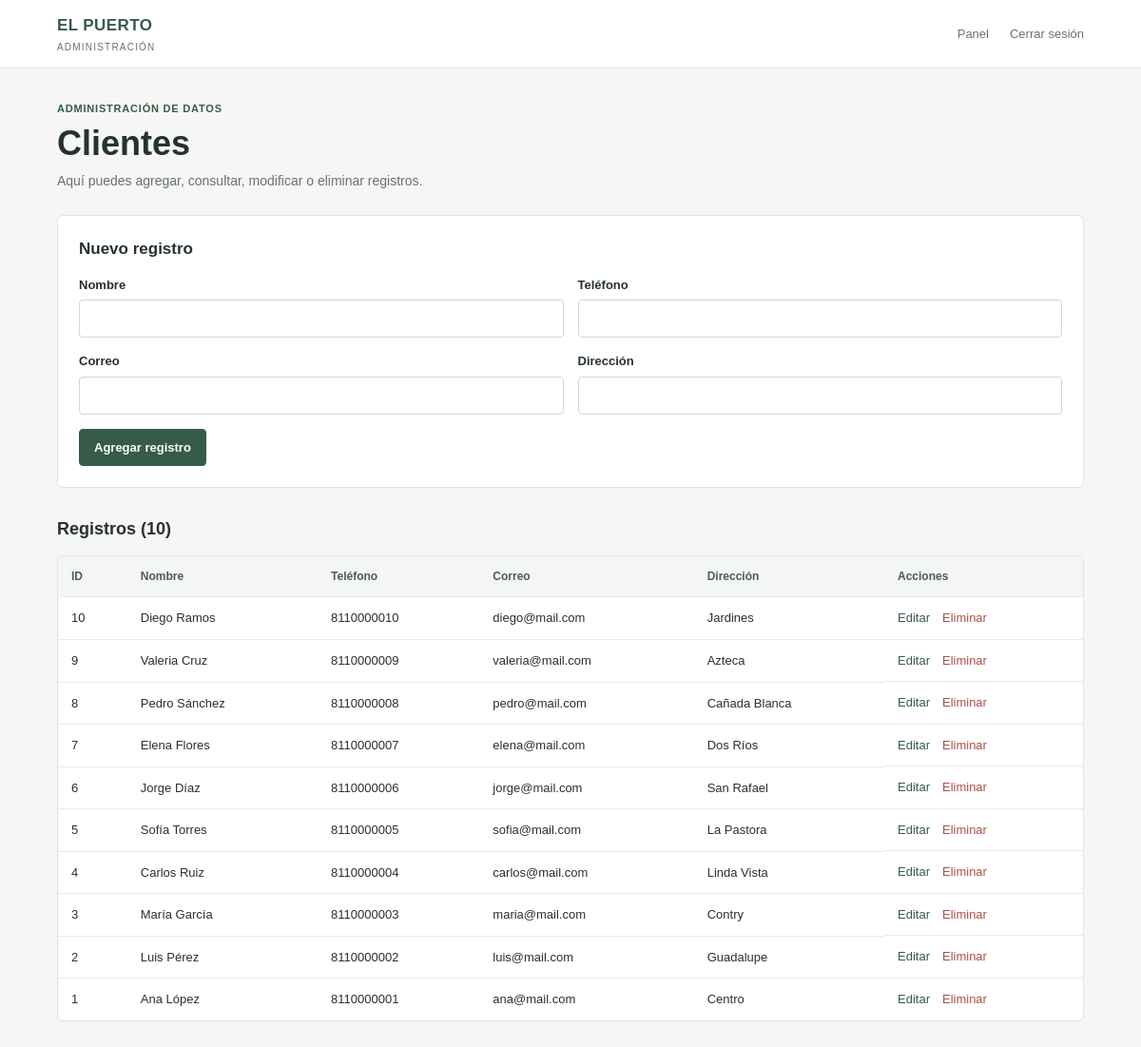
Page /admin/modulo.php (signed in) on the committed database.
### tables this page shows
CREATE TABLE clientes (
     
     
    id INT AUTO_INCREMENT PRIMARY KEY,
     
     
    nombre VARCHAR(120) NOT NULL,
     
     
    telefono VARCHAR(20),
     
     
    correo VARCHAR(120),
     
     
    direccion VARCHAR(180)
);

### admin/modulo.php (the view, shortened to what this page needs)
<?php
require_once "../config/conexion.php";
$modulos = [
    "clientes" => [
        "titulo" => "Clientes",
        "tabla" => "clientes",
        "campos" => [
            "nombre" => "Nombre",
            "telefono" => "Teléfono",
            "correo" => "Correo",
            "direccion" => "Dirección"
        ],
        "columnas" => ["nombre", "telefono", "correo", "direccion"],
        "obligatorios" => ["nombre"]
    ],
    "proveedores" => [
        "titulo" => "Proveedores",
        "tabla" => "proveedores",
        "campos" => [
            "nombre" => "Nombre",
            "telefono" => "Teléfono",
            "correo" => "Correo",
            "producto" => "Producto que suministra"
        ],
        "columnas" => ["nombre", "telefono", "correo", "producto"],
        "obligatorios" => ["nombre"]
    ],
    "almacen" => [
        "titulo" => "Almacén",
        "tabla" => "almacen",
        "campos" => [
            "producto" => "Producto",
            "categoria" => "Categoría",
            "existencia" => "Existencia",
            "unidad" => "Unidad",
            "costo" => "Costo"
        ],
        "columnas" => ["producto", "categoria", "existencia", "unidad", "costo"],
        "obligatorios" => ["producto", "existencia", "costo"]
    ],
    "facturacion" => [
        "titulo" => "Facturación",
        "tabla" => "facturacion",
        "campos" => [
            "cliente_id" => "ID del cliente",
            "rfc" => "RFC",
            "razon_social" => "Razón social",
            "codigo_postal" => "Código postal",
            "uso_cfdi" => "Uso CFDI",
            "total" => "Total",
            "estado" => "Estado"
        ],
        "columnas" => [
            "cliente_id", "rfc", "razon_social",
            "codigo_postal", "uso_cfdi", "total", "estado"
        ],
        "obligatorios" => [
            "cliente_id", "rfc", "razon_social",
            "codigo_postal", "total"
        ]
    ]
];
$nombreModulo = $_GET["tabla"] ?? "clientes";
$modulo = $modulos[$nombreModulo];
$titulo = $modulo["titulo"];
$tabla = $modulo["tabla"];
$campos = $modulo["campos"];
$columnas = $modulo["columnas"];
$obligatorios = $modulo["obligatorios"];
$registroEditar = null;
$consulta = $conexion->query("SELECT * FROM $tabla ORDER BY id DESC");
$registros = $consulta->fetchAll(PDO::FETCH_ASSOC);
?>
<!DOCTYPE html>
<html lang="es">
<head>
    <link rel="stylesheet" href="../assets/css/estilos.css">
</head>
<body>
    <header class="topbar">
        <a class="logo-admin" href="panel.php">
            EL PUERTO
            <small>ADMINISTRACIÓN</small>
        </a>
        <nav>
            <a href="panel.php">Panel</a>
            <a href="index.php?salir=1">Cerrar sesión</a>
        </nav>
    </header>
    <main class="wrap">
        <p class="eyebrow">ADMINISTRACIÓN DE DATOS</p>
        <h1><?= htmlspecialchars($titulo) ?></h1>
        <p class="intro">Aquí puedes agregar, consultar, modificar o eliminar registros.</p>
        <form class="panel-contenido" method="POST">
            <h2><?= $registroEditar ? "Editar registro" : "Nuevo registro" ?></h2>
            <div class="form-grid">
                <?php foreach ($campos as $campo => $etiqueta): ?>
                    <label>
                        <?= htmlspecialchars($etiqueta) ?>
                        <?php if ($campo === "estado"): ?>
                            <select name="estado">
                                <?php foreach (["Pendiente", "Solicitada", "Emitida"] as $estado): ?>
                                    <option value="<?= $estado ?>"
                                        <?= ($registroEditar["estado"] ?? "Pendiente") === $estado ? "selected" : "" ?>>
                                        <?= $estado ?>
                                    </option>
                                <?php endforeach; ?>
                            </select>
                        <?php else: ?>
                        <?php
                            $tipo = "text";
                            $paso = "1";
                            ?>
                            <input
                                type="<?= $tipo ?>"
                                name="<?= $campo ?>"
                                value="<?= htmlspecialchars((string) ($registroEditar[$campo] ?? "")) ?>"
                                step="<?= $paso ?>"
                                <?= in_array($campo, $obligatorios, true) ? "required" : "" ?>
                                <?= $campo === "cliente_id" ? 'min="1"' : "" ?>
                                <?= $campo === "existencia" || $campo === "costo" || $campo === "total" ? 'min="0"' : "" ?>
                                <?= $campo === "rfc" ? 'maxlength="13"' : "" ?>
                                <?= $campo === "codigo_postal" ? 'maxlength="5"' : "" ?>
                            >
                        <?php endif; ?>
                    </label>
                <?php endforeach; ?>
            </div>
            <button class="boton-principal" type="submit">
                <?= $registroEditar ? "Guardar cambios" : "Agregar registro" ?>
            </button>
        </form>
        <h2 class="section-title">Registros (<?= count($registros) ?>)</h2>
        <div class="table-box">
            <table>
                <thead>
                    <tr>
                        <th>ID</th>
                        <?php foreach ($campos as $etiqueta): ?>
                            <th><?= htmlspecialchars($etiqueta) ?></th>
                        <?php endforeach; ?>
                        <th>Acciones</th>
                    </tr>
                </thead>
                <tbody>
                    <?php foreach ($registros as $registro): ?>
                        <tr>
                            <td><?= (int) $registro["id"] ?></td>
                            <?php foreach ($columnas as $columna): ?>
                                <td><?= htmlspecialchars((string) ($registro[$columna] ?? "")) ?></td>
                            <?php endforeach; ?>
                            <td class="acciones">
                                <a href="modulo.php?tabla=<?= urlencode($nombreModulo) ?>&editar=<?= (int) $registro["id"] ?>">
                                    Editar
                                </a>
                                <form
                                    method="POST"
                                    class="inline-form"
                                    onsubmit="return confirm('¿Seguro que quieres eliminar este registro?')"
                                >
                                    <button class="danger-link" type="submit">Eliminar</button>
                                </form>
                            </td>
                        </tr>
                    <?php endforeach; ?>
                </tbody>
            </table>
        </div>
    </main>
</body>
</html>

### assets/css/estilos.css (style rules this page uses)
* { box-sizing: border-box; }
:root { --fondo: #f6f7f5; --blanco: #ffffff; --texto: #26332d; --texto-suave: #68736d; --verde: #365b49; --verde-hover: #294938; --verde-claro: #edf3ef; --borde: #dfe5e0; --rojo: #a94f48; }
body { margin: 0; font-family: Arial, Helvetica, sans-serif; background: var(--fondo); color: var(--texto); line-height: 1.5; }
a { color: inherit; text-decoration: none; }
button, input, select, textarea { font: inherit; }
.topbar, .barra { min-height: 68px; padding: 14px max(5%, calc((100% - 1120px) / 2)); display: flex; align-items: center; justify-content: space-between; gap: 20px; background: var(--blanco); border-bottom: 1px solid var(--borde); }
.logo-admin, .marca { display: flex; flex-direction: column; color: var(--verde); font-size: 17px; font-weight: 700; letter-spacing: .4px; }
.logo-admin small, .marca small { margin-top: 2px; color: var(--texto-suave); font-size: 10px; font-weight: 400; letter-spacing: 1.2px; }
.topbar nav, .barra nav { display: flex; align-items: center; gap: 22px; color: var(--texto-suave); font-size: 13px; }
.wrap, .admin-contenido { width: min(1120px, 90%); margin: 34px auto 60px; }
.eyebrow, .etiqueta { margin: 0 0 7px; color: var(--verde); font-size: 11px; font-weight: 700; letter-spacing: .8px; text-transform: uppercase; }
h1 { margin: 5px 0 8px; color: var(--texto); font-size: clamp(27px, 4vw, 36px); font-weight: 700; line-height: 1.2; }
h2, h3 { color: var(--texto); }
.intro { max-width: 680px; margin: 0 0 25px; color: var(--texto-suave); font-size: 14px; }
.section-title { margin: 30px 0 14px; font-size: 18px; font-weight: 600; }
.panel-contenido, .formulario-admin { margin: 22px 0; padding: 22px; background: var(--blanco); border: 1px solid var(--borde); border-radius: 6px; }
.panel-contenido h2 { margin: 0 0 15px; font-size: 17px; font-weight: 600; }
.form-grid { display: grid; grid-template-columns: repeat(2, minmax(0, 1fr)); gap: 15px; margin: 15px 0; }
label { display: flex; flex-direction: column; gap: 6px; color: var(--texto); font-size: 13px; font-weight: 600; }
input, select, textarea { width: 100%; min-height: 40px; padding: 9px 11px; color: var(--texto); background: var(--blanco); border: 1px solid #cfd8d1; border-radius: 4px; font-size: 13px; }
.boton-principal, .boton-secundario, .boton { display: inline-flex; align-items: center; justify-content: center; min-height: 38px; padding: 9px 15px; color: var(--blanco); background: var(--verde); border: 1px solid var(--verde); border-radius: 4px; font-size: 13px; font-weight: 600; cursor: pointer; }
.table-box, .tabla-contenedor { overflow-x: auto; background: var(--blanco); border: 1px solid var(--borde); border-radius: 6px; }
table { width: 100%; border-collapse: collapse; min-width: 650px; text-align: left; }
th, td { padding: 12px 14px; border-bottom: 1px solid #e8ece9; font-size: 13px; }
th { color: #4e5c54; background: #f3f6f3; font-size: 12px; font-weight: 600; }
td { color: var(--texto); }
tbody tr:last-child td { border-bottom: 0; }
.acciones { display: flex; align-items: center; gap: 13px; }
.acciones a, .text-link { color: var(--verde); font-size: 13px; }
.acciones form { margin: 0; }
.enlace-eliminar, .danger-link { padding: 0; color: var(--rojo); background: none; border: 0; font-size: 13px; cursor: pointer; }
.inline-form { display: inline; margin-left: 10px; }

### rows in the picture
clientes: id "10", nombre "Diego Ramos", telefono "8110000010", correo "diego@mail.com", direccion "Jardines"
clientes: id "9", nombre "Valeria Cruz", telefono "8110000009", correo "valeria@mail.com", direccion "Azteca"
clientes: id "8", nombre "Pedro Sánchez", telefono "8110000008", correo "pedro@mail.com", direccion "Cañada Blanca"
clientes: id "7", nombre "Elena Flores", telefono "8110000007", correo "elena@mail.com", direccion "Dos Ríos"
clientes: id "6", nombre "Jorge Díaz", telefono "8110000006", correo "jorge@mail.com", direccion "San Rafael"
clientes: id "5", nombre "Sofía Torres", telefono "8110000005", correo "sofia@mail.com", direccion "La Pastora"
clientes: id "4", nombre "Carlos Ruiz", telefono "8110000004", correo "carlos@mail.com", direccion "Linda Vista"
clientes: id "3", nombre "María García", telefono "8110000003", correo "maria@mail.com", direccion "Contry"
clientes: id "2", nombre "Luis Pérez", telefono "8110000002", correo "luis@mail.com", direccion "Guadalupe"
clientes: id "1", nombre "Ana López", telefono "8110000001", correo "ana@mail.com", direccion "Centro"

### other values in the picture
$titulo "Clientes"
$etiqueta "Nombre"
$etiqueta "Teléfono"
$etiqueta "Correo"
$etiqueta "Dirección"
count($registros) "10"
